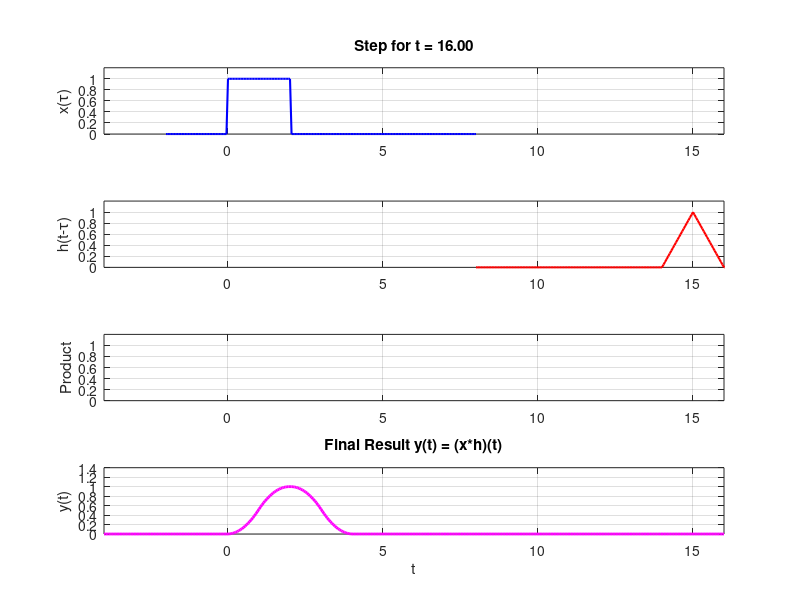

The MATLAB script that drew this image:
% --- Step-by-Step Continuous Convolution (Approximation) with Calculations ---
% Clear environment
clear; clc; close all;

% 1. DEFINE SIGNALS
% Define a fine time-step for approximation
dt = 0.05;
tau = -2:dt:8;

% Signal x(tau) (e.g., a rectangular pulse)
x = (tau >= 0 & tau <= 2);
% Signal h(tau) (e.g., a triangular pulse)
h = tripuls(tau - 1, 2); % Centered at 1, width 2

% 2. INITIALIZE FOR CONVOLUTION
% The output time vector t
t_start = tau(1) + tau(1);
t_end = tau(end) + tau(end);
t = t_start:dt:t_end;
y = zeros(1, length(t));

% Flip h(tau) to get h(-tau)
h_flipped = fliplr(h);
tau_flipped = -fliplr(tau);

% 3. PERFORM CONVOLUTION STEP-BY-STEP
figure('Name', 'Continuous Convolution Steps', 'Position', [100, 100, 900, 700]);

% We will only visualize a subset of steps to speed up the animation
t_visual_indices = 1:5:length(t); % Plot every 5th step

for i = t_visual_indices
    current_t = t(i);

    % Clear the plot for the new step
    clf;

    % --- Visualization ---
    % Plot original x(tau)
    subplot(4, 1, 1);
    plot(tau, x, 'b', 'LineWidth', 1.5);
    title(['Step for t = ', num2str(current_t, '%.2f')]);
    ylabel('x(\tau)');
    grid on;
    ylim([0, 1.2]);
    xlim([t_start, t_end]);

    % Plot flipped and shifted h(t-tau)
    subplot(4, 1, 2);
    plot(tau_flipped + current_t, h_flipped, 'r', 'LineWidth', 1.5);
    ylabel('h(t-\tau)');
    grid on;
    ylim([0, 1.2]);
    xlim([t_start, t_end]);

    % --- Calculation ---
    % Interpolate the shifted signal onto the original tau grid for multiplication
    h_shifted = interp1(tau_flipped + current_t, h_flipped, tau, 'linear', 0);

    % Perform element-wise multiplication
    product = x .* h_shifted;

    % Approximate the integral: sum of the area of rectangles (height * width)
    y(i) = sum(product) * dt;

    % --- More Visualization ---
    % Plot the product x(tau)h(t-tau) and shade the area
    subplot(4, 1, 3);
    area(tau, product, 'FaceColor', 'g', 'EdgeColor', 'g');
    ylabel('Product');
    grid on;
    ylim([0, 1.2]);
    xlim([t_start, t_end]);

    % Plot the resulting signal y(t) as it's being built
    subplot(4, 1, 4);
    plot(t, y, 'm', 'LineWidth', 2);

    % --- Display Calculation on Plot ---
    calc_title = sprintf('y(%.2f) = Area ≈ sum(Product) × dt = %.2f', current_t, y(i));
    title(calc_title);

    ylabel('y(t)');
    xlabel('t');
    grid on;
    xlim([t_start, t_end]);

    % Pause to allow viewing of the current step
    pause(0.01);
end

% For a smooth final plot, calculate all y values (not just visualized ones)
for i = 1:length(t)
    current_t = t(i);
    h_shifted = interp1(tau_flipped + current_t, h_flipped, tau, 'linear', 0);
    product = x .* h_shifted;
    y(i) = sum(product) * dt;
end
% And plot the final, complete result
subplot(4, 1, 4);
plot(t, y, 'm', 'LineWidth', 2);
title('Final Result y(t) = (x*h)(t)');
ylabel('y(t)');
xlabel('t');
grid on;
xlim([t_start, t_end]);
